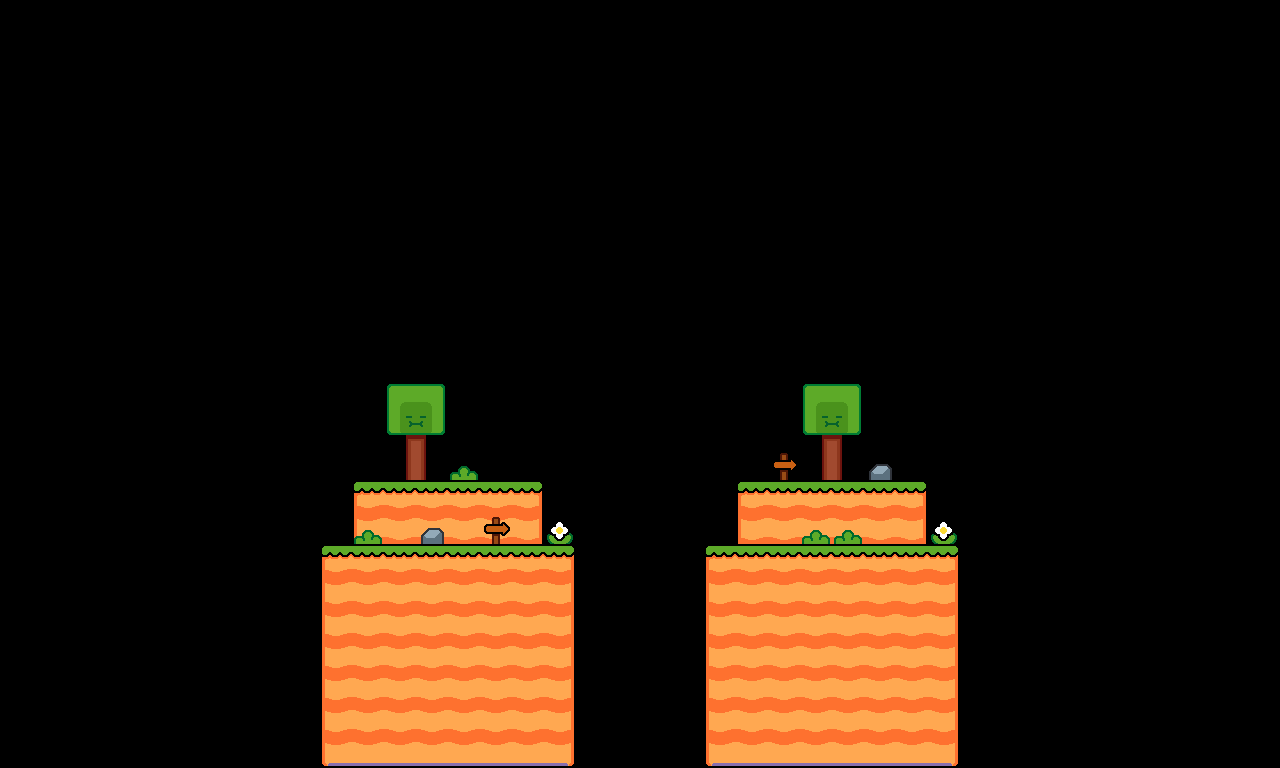

This game map was drawn from its Tiled (.tmx) file and the tilesets committed beside it. A one-line description and the full map source follow:
An orthogonal 40x24 tile map with 32x32 px tiles, 3 tile layers (Level 2, Tile Layer 1, Decoration).

<map version="1.10" tiledversion="1.11.2" orientation="orthogonal" renderorder="right-down" width="40" height="24" tilewidth="32" tileheight="32" infinite="0" nextlayerid="5" nextobjectid="1">
 <tileset firstgid="1" source="Tileset.tsx" />
 <layer id="2" name="Level 2" width="40" height="24">
  <data encoding="csv">
0,0,0,0,0,0,0,0,0,0,0,0,0,0,0,0,0,0,0,0,0,0,0,0,0,0,0,0,0,0,0,0,0,0,0,0,0,0,0,0,
0,0,0,0,0,0,0,0,0,0,0,0,0,0,0,0,0,0,0,0,0,0,0,0,0,0,0,0,0,0,0,0,0,0,0,0,0,0,0,0,
0,0,0,0,0,0,0,0,0,0,0,0,0,0,0,0,0,0,0,0,0,0,0,0,0,0,0,0,0,0,0,0,0,0,0,0,0,0,0,0,
0,0,0,0,0,0,0,0,0,0,0,0,0,0,0,0,0,0,0,0,0,0,0,0,0,0,0,0,0,0,0,0,0,0,0,0,0,0,0,0,
0,0,0,0,0,0,0,0,0,0,0,0,0,0,0,0,0,0,0,0,0,0,0,0,0,0,0,0,0,0,0,0,0,0,0,0,0,0,0,0,
0,0,0,0,0,0,0,0,0,0,0,0,0,0,0,0,0,0,0,0,0,0,0,0,0,0,0,0,0,0,0,0,0,0,0,0,0,0,0,0,
0,0,0,0,0,0,0,0,0,0,0,0,0,0,0,0,0,0,0,0,0,0,0,0,0,0,0,0,0,0,0,0,0,0,0,0,0,0,0,0,
0,0,0,0,0,0,0,0,0,0,0,0,0,0,0,0,0,0,0,0,0,0,0,0,0,0,0,0,0,0,0,0,0,0,0,0,0,0,0,0,
0,0,0,0,0,0,0,0,0,0,0,0,0,0,0,0,0,0,0,0,0,0,0,0,0,0,0,0,0,0,0,0,0,0,0,0,0,0,0,0,
0,0,0,0,0,0,0,0,0,0,0,0,0,0,0,0,0,0,0,0,0,0,0,0,0,0,0,0,0,0,0,0,0,0,0,0,0,0,0,0,
0,0,0,0,0,0,0,0,0,0,0,0,0,0,0,0,0,0,0,0,0,0,0,0,0,0,0,0,0,0,0,0,0,0,0,0,0,0,0,0,
0,0,0,0,0,0,0,0,0,0,0,0,0,0,0,0,0,0,0,0,0,0,0,0,0,0,0,0,0,0,0,0,0,0,0,0,0,0,0,0,
0,0,0,0,0,0,0,0,0,0,0,0,0,0,0,0,0,0,0,0,0,0,0,0,0,0,0,0,0,0,0,0,0,0,0,0,0,0,0,0,
0,0,0,0,0,0,0,0,0,0,0,0,0,0,0,0,0,0,0,0,0,0,0,0,0,0,0,0,0,0,0,0,0,0,0,0,0,0,0,0,
0,0,0,0,0,0,0,0,0,0,0,0,0,0,0,0,0,0,0,0,0,0,0,0,0,0,0,0,0,0,0,0,0,0,0,0,0,0,0,0,
0,0,0,0,0,0,0,0,0,0,0,1,2,2,2,2,3,0,0,0,0,0,0,1,2,2,2,2,3,0,0,0,0,0,0,0,0,0,0,0,
0,0,0,0,0,0,0,0,0,0,0,6,7,7,7,7,8,0,0,0,0,0,0,6,7,7,7,7,8,0,0,0,0,0,0,0,0,0,0,0,
0,0,0,0,0,0,0,0,0,0,0,0,0,0,0,0,0,0,0,0,0,0,0,0,0,0,0,0,0,0,0,0,0,0,0,0,0,0,0,0,
0,0,0,0,0,0,0,0,0,0,0,0,0,0,0,0,0,0,0,0,0,0,0,0,0,0,0,0,0,0,0,0,0,0,0,0,0,0,0,0,
0,0,0,0,0,0,0,0,0,0,0,0,0,0,0,0,0,0,0,0,0,0,0,0,0,0,0,0,0,0,0,0,0,0,0,0,0,0,0,0,
0,0,0,0,0,0,0,0,0,0,0,0,0,0,0,0,0,0,0,0,0,0,0,0,0,0,0,0,0,0,0,0,0,0,0,0,0,0,0,0,
0,0,0,0,0,0,0,0,0,0,0,0,0,0,0,0,0,0,0,0,0,0,0,0,0,0,0,0,0,0,0,0,0,0,0,0,0,0,0,0,
0,0,0,0,0,0,0,0,0,0,0,0,0,0,0,0,0,0,0,0,0,0,0,0,0,0,0,0,0,0,0,0,0,0,0,0,0,0,0,0,
0,0,0,0,0,0,0,0,0,0,0,0,0,0,0,0,0,0,0,0,0,0,0,0,0,0,0,0,0,0,0,0,0,0,0,0,0,0,0,0
</data>
 </layer>
 <layer id="1" name="Tile Layer 1" width="40" height="24">
  <data encoding="csv">
0,0,0,0,0,0,0,0,0,0,0,0,0,0,0,0,0,0,0,0,0,0,0,0,0,0,0,0,0,0,0,0,0,0,0,0,0,0,0,0,
0,0,0,0,0,0,0,0,0,0,0,0,0,0,0,0,0,0,0,0,0,0,0,0,0,0,0,0,0,0,0,0,0,0,0,0,0,0,0,0,
0,0,0,0,0,0,0,0,0,0,0,0,0,0,0,0,0,0,0,0,0,0,0,0,0,0,0,0,0,0,0,0,0,0,0,0,0,0,0,0,
0,0,0,0,0,0,0,0,0,0,0,0,0,0,0,0,0,0,0,0,0,0,0,0,0,0,0,0,0,0,0,0,0,0,0,0,0,0,0,0,
0,0,0,0,0,0,0,0,0,0,0,0,0,0,0,0,0,0,0,0,0,0,0,0,0,0,0,0,0,0,0,0,0,0,0,0,0,0,0,0,
0,0,0,0,0,0,0,0,0,0,0,0,0,0,0,0,0,0,0,0,0,0,0,0,0,0,0,0,0,0,0,0,0,0,0,0,0,0,0,0,
0,0,0,0,0,0,0,0,0,0,0,0,0,0,0,0,0,0,0,0,0,0,0,0,0,0,0,0,0,0,0,0,0,0,0,0,0,0,0,0,
0,0,0,0,0,0,0,0,0,0,0,0,0,0,0,0,0,0,0,0,0,0,0,0,0,0,0,0,0,0,0,0,0,0,0,0,0,0,0,0,
0,0,0,0,0,0,0,0,0,0,0,0,0,0,0,0,0,0,0,0,0,0,0,0,0,0,0,0,0,0,0,0,0,0,0,0,0,0,0,0,
0,0,0,0,0,0,0,0,0,0,0,0,0,0,0,0,0,0,0,0,0,0,0,0,0,0,0,0,0,0,0,0,0,0,0,0,0,0,0,0,
0,0,0,0,0,0,0,0,0,0,0,0,0,0,0,0,0,0,0,0,0,0,0,0,0,0,0,0,0,0,0,0,0,0,0,0,0,0,0,0,
0,0,0,0,0,0,0,0,0,0,0,0,0,0,0,0,0,0,0,0,0,0,0,0,0,0,0,0,0,0,0,0,0,0,0,0,0,0,0,0,
0,0,0,0,0,0,0,0,0,0,0,0,0,0,0,0,0,0,0,0,0,0,0,0,0,0,0,0,0,0,0,0,0,0,0,0,0,0,0,0,
0,0,0,0,0,0,0,0,0,0,0,0,0,0,0,0,0,0,0,0,0,0,0,0,0,0,0,0,0,0,0,0,0,0,0,0,0,0,0,0,
0,0,0,0,0,0,0,0,0,0,0,0,0,0,0,0,0,0,0,0,0,0,0,0,0,0,0,0,0,0,0,0,0,0,0,0,0,0,0,0,
0,0,0,0,0,0,0,0,0,0,0,0,0,0,0,0,0,0,0,0,0,0,0,0,0,0,0,0,0,0,0,0,0,0,0,0,0,0,0,0,
0,0,0,0,0,0,0,0,0,0,0,0,0,0,0,0,0,0,0,0,0,0,0,0,0,0,0,0,0,0,0,0,0,0,0,0,0,0,0,0,
0,0,0,0,0,0,0,0,0,0,1,2,2,2,2,2,2,3,0,0,0,0,1,2,2,2,2,2,2,3,0,0,0,0,0,0,0,0,0,0,
0,0,0,0,0,0,0,0,0,0,6,7,7,7,7,7,7,8,0,0,0,0,6,7,7,7,7,7,7,8,0,0,0,0,0,0,0,0,0,0,
0,0,0,0,0,0,0,0,0,0,6,7,7,7,7,7,7,8,0,0,0,0,6,7,7,7,7,7,7,8,0,0,0,0,0,0,0,0,0,0,
0,0,0,0,0,0,0,0,0,0,6,7,7,7,7,7,7,8,0,0,0,0,6,7,7,7,7,7,7,8,0,0,0,0,0,0,0,0,0,0,
0,0,0,0,0,0,0,0,0,0,6,7,7,7,7,7,7,8,0,0,0,0,6,7,7,7,7,7,7,8,0,0,0,0,0,0,0,0,0,0,
0,0,0,0,0,0,0,0,0,0,6,7,7,7,7,7,7,8,0,0,0,0,6,7,7,7,7,7,7,8,0,0,0,0,0,0,0,0,0,0,
0,0,0,0,0,0,0,0,0,0,11,12,12,12,12,12,12,13,0,0,0,0,11,12,12,12,12,12,12,13,0,0,0,0,0,0,0,0,0,0
</data>
 </layer>
 <layer id="3" name="Decoration" width="40" height="24">
  <data encoding="csv">
0,0,0,0,0,0,0,0,0,0,0,0,0,0,0,0,0,0,0,0,0,0,0,0,0,0,0,0,0,0,0,0,0,0,0,0,0,0,0,0,
0,0,0,0,0,0,0,0,0,0,0,0,0,0,0,0,0,0,0,0,0,0,0,0,0,0,0,0,0,0,0,0,0,0,0,0,0,0,0,0,
0,0,0,0,0,0,0,0,0,0,0,0,0,0,0,0,0,0,0,0,0,0,0,0,0,0,0,0,0,0,0,0,0,0,0,0,0,0,0,0,
0,0,0,0,0,0,0,0,0,0,0,0,0,0,0,0,0,0,0,0,0,0,0,0,0,0,0,0,0,0,0,0,0,0,0,0,0,0,0,0,
0,0,0,0,0,0,0,0,0,0,0,0,0,0,0,0,0,0,0,0,0,0,0,0,0,0,0,0,0,0,0,0,0,0,0,0,0,0,0,0,
0,0,0,0,0,0,0,0,0,0,0,0,0,0,0,0,0,0,0,0,0,0,0,0,0,0,0,0,0,0,0,0,0,0,0,0,0,0,0,0,
0,0,0,0,0,0,0,0,0,0,0,0,0,0,0,0,0,0,0,0,0,0,0,0,0,0,0,0,0,0,0,0,0,0,0,0,0,0,0,0,
0,0,0,0,0,0,0,0,0,0,0,0,0,0,0,0,0,0,0,0,0,0,0,0,0,0,0,0,0,0,0,0,0,0,0,0,0,0,0,0,
0,0,0,0,0,0,0,0,0,0,0,0,0,0,0,0,0,0,0,0,0,0,0,0,0,0,0,0,0,0,0,0,0,0,0,0,0,0,0,0,
0,0,0,0,0,0,0,0,0,0,0,0,0,0,0,0,0,0,0,0,0,0,0,0,0,0,0,0,0,0,0,0,0,0,0,0,0,0,0,0,
0,0,0,0,0,0,0,0,0,0,0,0,0,0,0,0,0,0,0,0,0,0,0,0,0,0,0,0,0,0,0,0,0,0,0,0,0,0,0,0,
0,0,0,0,0,0,0,0,0,0,0,0,0,0,0,0,0,0,0,0,0,0,0,0,0,0,0,0,0,0,0,0,0,0,0,0,0,0,0,0,
0,0,0,0,0,0,0,0,0,0,0,0,14,15,0,0,0,0,0,0,0,0,0,0,0,14,15,0,0,0,0,0,0,0,0,0,0,0,0,0,
0,0,0,0,0,0,0,0,0,0,0,0,19,20,0,0,0,0,0,0,0,0,0,0,0,19,20,0,0,0,0,0,0,0,0,0,0,0,0,0,
0,0,0,0,0,0,0,0,0,0,0,0,24,25,17,0,0,0,0,0,0,0,0,0,21,24,25,22,0,0,0,0,0,0,0,0,0,0,0,0,
0,0,0,0,0,0,0,0,0,0,0,0,0,0,0,0,0,0,0,0,0,0,0,0,0,0,0,0,0,0,0,0,0,0,0,0,0,0,0,0,
0,0,0,0,0,0,0,0,0,0,0,17,0,22,0,21,0,18,0,0,0,0,0,0,0,17,17,0,0,18,0,0,0,0,0,0,0,0,0,0,
0,0,0,0,0,0,0,0,0,0,0,0,0,0,0,0,0,0,0,0,0,0,0,0,0,0,0,0,0,0,0,0,0,0,0,0,0,0,0,0,
0,0,0,0,0,0,0,0,0,0,0,0,0,0,0,0,0,0,0,0,0,0,0,0,0,0,0,0,0,0,0,0,0,0,0,0,0,0,0,0,
0,0,0,0,0,0,0,0,0,0,0,0,0,0,0,0,0,0,0,0,0,0,0,0,0,0,0,0,0,0,0,0,0,0,0,0,0,0,0,0,
0,0,0,0,0,0,0,0,0,0,0,0,0,0,0,0,0,0,0,0,0,0,0,0,0,0,0,0,0,0,0,0,0,0,0,0,0,0,0,0,
0,0,0,0,0,0,0,0,0,0,0,0,0,0,0,0,0,0,0,0,0,0,0,0,0,0,0,0,0,0,0,0,0,0,0,0,0,0,0,0,
0,0,0,0,0,0,0,0,0,0,0,0,0,0,0,0,0,0,0,0,0,0,0,0,0,0,0,0,0,0,0,0,0,0,0,0,0,0,0,0,
0,0,0,0,0,0,0,0,0,0,0,0,0,0,0,0,0,0,0,0,0,0,0,0,0,0,0,0,0,0,0,0,0,0,0,0,0,0,0,0
</data>
 </layer>
</map>
